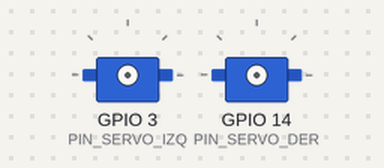
Simulated run of this sketch. Board: ESP32. Shown: 2 × servo. The camera gives no picture; what the sketch prints to the serial monitor is not drawn.

Above: at 0.0 s.
At 3.4 s:
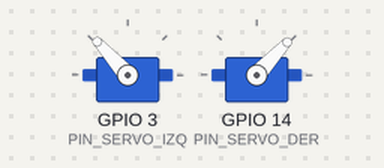
Timing chart, 0 to 4.9 s (numbered marks = the images above):
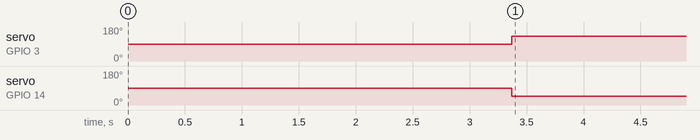

The sketch:

Prueba_servos.ino
```cpp
#include "esp_camera.h"
#include "board_config.h"
#include <ESP32Servo.h> // LIBRERÍA DE SERVOS

// =======================================================
// CONFIGURACIÓN DE PINES PARA SERVOS (MODO PRUEBA)
// =======================================================
#define PIN_SERVO_IZQ 3  // Señal Servo Izquierdo
#define PIN_SERVO_DER 14 // Señal Servo Derecho

Servo servoIzq;
Servo servoDer;

// --- MEDIDOR DE FPS ---
unsigned long tiempo_ultimo_fotograma = 0;
// ----------------------

void setup() {
  Serial.begin(115200);
  delay(3000);

  Serial.println("\n=========================================");
  Serial.println("  SISTEMA DE VISIÓN (MODO PRUEBA SERVOS) ");
  Serial.println("=========================================\n");

  // Asignar los pines a los objetos Servo
  servoIzq.attach(PIN_SERVO_IZQ);
  servoDer.attach(PIN_SERVO_DER);

  // Ponerlos en posición neutral (90 grados / parados) al arrancar
  servoIzq.write(90);
  servoDer.write(90);

  camera_config_t config;
  config.ledc_channel = LEDC_CHANNEL_0;
  config.ledc_timer = LEDC_TIMER_0;
  config.pin_d0 = Y2_GPIO_NUM; config.pin_d1 = Y3_GPIO_NUM;
  config.pin_d2 = Y4_GPIO_NUM; config.pin_d3 = Y5_GPIO_NUM;
  config.pin_d4 = Y6_GPIO_NUM; config.pin_d5 = Y7_GPIO_NUM;
  config.pin_d6 = Y8_GPIO_NUM; config.pin_d7 = Y9_GPIO_NUM;
  config.pin_xclk = XCLK_GPIO_NUM; config.pin_pclk = PCLK_GPIO_NUM;
  config.pin_vsync = VSYNC_GPIO_NUM; config.pin_href = HREF_GPIO_NUM;
  config.pin_sccb_sda = SIOD_GPIO_NUM; config.pin_sccb_scl = SIOC_GPIO_NUM;
  config.pin_pwdn = PWDN_GPIO_NUM; config.pin_reset = RESET_GPIO_NUM;
  config.xclk_freq_hz = 20000000;

  config.pixel_format = PIXFORMAT_RGB565;
  config.frame_size = FRAMESIZE_QVGA;
  config.grab_mode = CAMERA_GRAB_LATEST;
  config.fb_location = CAMERA_FB_IN_PSRAM;
  config.fb_count = 1;

  esp_err_t err = esp_camera_init(&config);
  if (err != ESP_OK) return;

  sensor_t * s = esp_camera_sensor_get();
  s->set_vflip(s, 1);
  s->set_whitebal(s, 0);
  s->set_awb_gain(s, 0);
  s->set_saturation(s, 2);
  s->set_brightness(s, -1);
  s->set_contrast(s, 1);
}

// Función de control adaptada para Servos
// Traduce el PWM bruto (-255 a 255) a grados de servo (0 a 180)
void moverMotores(int velIzq, int velDer) {
  // 1. Blindaje matemático (-255 a 255)
  velIzq = constrain(velIzq, -255, 255);
  velDer = constrain(velDer, -255, 255);

  // 2. Mapeo a grados (0 a 180)
  // -255 = 0 grados (Marcha atrás máxima)
  // 0    = 90 grados (Parado)
  // 255  = 180 grados (Marcha adelante máxima)
  int anguloIzq = map(velIzq, -255, 255, 0, 180);
  int anguloDer = map(velDer, -255, 255, 0, 180);

  // 3. Enviar la señal física a los servos
  servoIzq.write(anguloIzq);
  servoDer.write(anguloDer);
}

// Función de caza optimizada con ENTEROS (Calibrada para pantalla)
bool isTargetFast(uint8_t r, uint8_t g, uint8_t b) {
  // 1. Brillo mínimo: la pantalla emite mucha luz (R y B altos)
  if (r > 120 && b > 120) {
    // 2. Dominancia: Rojo y Azul deben superar al Verde.
    if (g < (r - 25) && g < (b - 25)) {
      // 3. Equilibrio: Rojo y azul deben ser similares para ser Fucsia
      if (abs(r - b) < 60) {
        return true;
      }
    }
  }
  return false;
}

// Variables globales simplificadas
enum EstadoRobot {
  ESTADO_BUSQUEDA,
  ESTADO_ATAQUE
};
EstadoRobot estado_actual = ESTADO_BUSQUEDA;

int ultima_X_conocida = 160;

const int CENTRO_CAMARA_X = 160;
const float Kp_CURVATURA = 1.2;
const int PWM_BASE_MAX = 255;
const int PWM_BUSQUEDA = 120;

void loop() {
  unsigned long tiempo_inicio = millis();

  camera_fb_t *fb = esp_camera_fb_get();
  if (!fb) return;

  uint16_t *pixels = (uint16_t *)fb->buf;
  int width = fb->width;
  int limite_suelo = fb->height - 60;

  long m00 = 0, m10 = 0, m01 = 0;

  // FASE 1: Binarización + Acreción + Momentos EN UNA SOLA PASADA
  for (int y = 0; y < limite_suelo; y += 2) {
    for (int x = 0; x < width; x += 2) {
      uint16_t raw_pixel = pixels[y * width + x];
      uint16_t pixel_real = (raw_pixel >> 8) | (raw_pixel << 8);

      uint8_t r = (pixel_real & 0xF800) >> 8;
      uint8_t g = (pixel_real & 0x07E0) >> 3;
      uint8_t b = (pixel_real & 0x001F) << 3;

      if (isTargetFast(r, g, b)) {
        m00 += 4;
        m10 += x * 4;
        m01 += y * 4;
      }
    }
  }

  // Medición de Rendimiento
  unsigned long tiempo_fin = millis();
  unsigned long tiempo_fotograma = tiempo_fin - tiempo_inicio;
  float fps = 1000.0 / tiempo_fotograma;

  Serial.println("\n--- TELEMETRÍA DE COMBATE ---");
  Serial.printf("[SISTEMA] Rendimiento: %.1f FPS (%.0f ms por frame)\n", fps, (float)tiempo_fotograma);

  // MFS Y NAVEGACIÓN
  if (m00 > 30) {
    estado_actual = ESTADO_ATAQUE;
    int centro_x = m10 / m00;
    ultima_X_conocida = centro_x;

    int error_x = centro_x - CENTRO_CAMARA_X;
    float correccion_giro = error_x * Kp_CURVATURA;

    int velocidad_ataque = PWM_BASE_MAX;
    if (m00 > 2000) velocidad_ataque = 150;
    if (m00 > 5000) velocidad_ataque = 0;

    int pwm_izq = velocidad_ataque + correccion_giro;
    int pwm_der = velocidad_ataque - correccion_giro;

    moverMotores(pwm_izq, pwm_der);

    Serial.printf("[ATAQUE] X:%d | Area:%ld | L:%d R:%d\n", centro_x, m00, pwm_izq, pwm_der);

  } else {
    estado_actual = ESTADO_BUSQUEDA;

    int pwm_izq = 0;
    int pwm_der = 0;

    if (ultima_X_conocida < CENTRO_CAMARA_X - 20) {
      pwm_izq = -PWM_BUSQUEDA;
      pwm_der = PWM_BUSQUEDA;
      Serial.println("[BUSQUEDA] Rotando a la IZQUIERDA");

    } else if (ultima_X_conocida > CENTRO_CAMARA_X + 20) {
      pwm_izq = PWM_BUSQUEDA;
      pwm_der = -PWM_BUSQUEDA;
      Serial.println("[BUSQUEDA] Rotando a la DERECHA");

    } else {
      pwm_izq = PWM_BUSQUEDA;
      pwm_der = -PWM_BUSQUEDA;
      Serial.println("[BUSQUEDA] Rotando a la DERECHA (Default)");
    }

    moverMotores(pwm_izq, pwm_der);
  }

  esp_camera_fb_return(fb);
}
```

board_config.h
```cpp
#ifndef BOARD_CONFIG_H
#define BOARD_CONFIG_H

//
// WARNING!!! PSRAM IC required for UXGA resolution and high JPEG quality
//            Ensure ESP32 Wrover Module or other board with PSRAM is selected
//            Partial images will be transmitted if image exceeds buffer size
//
//            You must select partition scheme from the board menu that has at least 3MB APP space.

// ===================
// Select camera model
// ===================
//#define CAMERA_MODEL_WROVER_KIT // Has PSRAM
//#define CAMERA_MODEL_ESP_EYE  // Has PSRAM
#define CAMERA_MODEL_ESP32S3_EYE // Has PSRAM
//#define CAMERA_MODEL_M5STACK_PSRAM // Has PSRAM
//#define CAMERA_MODEL_M5STACK_V2_PSRAM // M5Camera version B Has PSRAM
//#define CAMERA_MODEL_M5STACK_WIDE // Has PSRAM
//#define CAMERA_MODEL_M5STACK_ESP32CAM // No PSRAM
//#define CAMERA_MODEL_M5STACK_UNITCAM // No PSRAM
//#define CAMERA_MODEL_M5STACK_CAMS3_UNIT  // Has PSRAM
//#define CAMERA_MODEL_AI_THINKER // Has PSRAM
//#define CAMERA_MODEL_TTGO_T_JOURNAL // No PSRAM
//#define CAMERA_MODEL_XIAO_ESP32S3 // Has PSRAM
// ** Espressif Internal Boards **
//#define CAMERA_MODEL_ESP32_CAM_BOARD
//#define CAMERA_MODEL_ESP32S2_CAM_BOARD
//#define CAMERA_MODEL_ESP32S3_CAM_LCD
//#define CAMERA_MODEL_DFRobot_FireBeetle2_ESP32S3 // Has PSRAM
//#define CAMERA_MODEL_DFRobot_Romeo_ESP32S3 // Has PSRAM
#include "camera_pins.h"

#endif  // BOARD_CONFIG_H
```

camera_pins.h
```cpp
#if defined(CAMERA_MODEL_WROVER_KIT)
#define PWDN_GPIO_NUM  -1
#define RESET_GPIO_NUM -1
#define XCLK_GPIO_NUM  21
#define SIOD_GPIO_NUM  26
#define SIOC_GPIO_NUM  27

#define Y9_GPIO_NUM    35
#define Y8_GPIO_NUM    34
#define Y7_GPIO_NUM    39
#define Y6_GPIO_NUM    36
#define Y5_GPIO_NUM    19
#define Y4_GPIO_NUM    18
#define Y3_GPIO_NUM    5
#define Y2_GPIO_NUM    4
#define VSYNC_GPIO_NUM 25
#define HREF_GPIO_NUM  23
#define PCLK_GPIO_NUM  22

#elif defined(CAMERA_MODEL_ESP_EYE)
#define PWDN_GPIO_NUM  -1
#define RESET_GPIO_NUM -1
#define XCLK_GPIO_NUM  4
#define SIOD_GPIO_NUM  18
#define SIOC_GPIO_NUM  23

#define Y9_GPIO_NUM    36
#define Y8_GPIO_NUM    37
#define Y7_GPIO_NUM    38
#define Y6_GPIO_NUM    39
#define Y5_GPIO_NUM    35
#define Y4_GPIO_NUM    14
#define Y3_GPIO_NUM    13
#define Y2_GPIO_NUM    34
#define VSYNC_GPIO_NUM 5
#define HREF_GPIO_NUM  27
#define PCLK_GPIO_NUM  25

#define LED_GPIO_NUM 22

#elif defined(CAMERA_MODEL_M5STACK_PSRAM)
#define PWDN_GPIO_NUM  -1
#define RESET_GPIO_NUM 15
#define XCLK_GPIO_NUM  27
#define SIOD_GPIO_NUM  25
#define SIOC_GPIO_NUM  23

#define Y9_GPIO_NUM    19
#define Y8_GPIO_NUM    36
#define Y7_GPIO_NUM    18
#define Y6_GPIO_NUM    39
#define Y5_GPIO_NUM    5
#define Y4_GPIO_NUM    34
#define Y3_GPIO_NUM    35
#define Y2_GPIO_NUM    32
#define VSYNC_GPIO_NUM 22
#define HREF_GPIO_NUM  26
#define PCLK_GPIO_NUM  21

#elif defined(CAMERA_MODEL_M5STACK_V2_PSRAM)
#define PWDN_GPIO_NUM  -1
#define RESET_GPIO_NUM 15
#define XCLK_GPIO_NUM  27
#define SIOD_GPIO_NUM  22
#define SIOC_GPIO_NUM  23

#define Y9_GPIO_NUM    19
#define Y8_GPIO_NUM    36
#define Y7_GPIO_NUM    18
#define Y6_GPIO_NUM    39
#define Y5_GPIO_NUM    5
#define Y4_GPIO_NUM    34
#define Y3_GPIO_NUM    35
#define Y2_GPIO_NUM    32
#define VSYNC_GPIO_NUM 25
#define HREF_GPIO_NUM  26
#define PCLK_GPIO_NUM  21

#elif defined(CAMERA_MODEL_M5STACK_WIDE)
#define PWDN_GPIO_NUM  -1
#define RESET_GPIO_NUM 15
#define XCLK_GPIO_NUM  27
#define SIOD_GPIO_NUM  22
#define SIOC_GPIO_NUM  23

#define Y9_GPIO_NUM    19
#define Y8_GPIO_NUM    36
#define Y7_GPIO_NUM    18
#define Y6_GPIO_NUM    39
#define Y5_GPIO_NUM    5
#define Y4_GPIO_NUM    34
#define Y3_GPIO_NUM    35
#define Y2_GPIO_NUM    32
#define VSYNC_GPIO_NUM 25
#define HREF_GPIO_NUM  26
#define PCLK_GPIO_NUM  21

#define LED_GPIO_NUM 2

#elif defined(CAMERA_MODEL_M5STACK_ESP32CAM)
#define PWDN_GPIO_NUM  -1
#define RESET_GPIO_NUM 15
#define XCLK_GPIO_NUM  27
#define SIOD_GPIO_NUM  25
#define SIOC_GPIO_NUM  23

#define Y9_GPIO_NUM    19
#define Y8_GPIO_NUM    36
#define Y7_GPIO_NUM    18
#define Y6_GPIO_NUM    39
#define Y5_GPIO_NUM    5
#define Y4_GPIO_NUM    34
#define Y3_GPIO_NUM    35
#define Y2_GPIO_NUM    17
#define VSYNC_GPIO_NUM 22
#define HREF_GPIO_NUM  26
#define PCLK_GPIO_NUM  21

#elif defined(CAMERA_MODEL_M5STACK_UNITCAM)
#define PWDN_GPIO_NUM  -1
#define RESET_GPIO_NUM 15
#define XCLK_GPIO_NUM  27
#define SIOD_GPIO_NUM  25
#define SIOC_GPIO_NUM  23

#define Y9_GPIO_NUM    19
#define Y8_GPIO_NUM    36
#define Y7_GPIO_NUM    18
#define Y6_GPIO_NUM    39
#define Y5_GPIO_NUM    5
#define Y4_GPIO_NUM    34
#define Y3_GPIO_NUM    35
#define Y2_GPIO_NUM    32
#define VSYNC_GPIO_NUM 22
#define HREF_GPIO_NUM  26
#define PCLK_GPIO_NUM  21

#elif defined(CAMERA_MODEL_M5STACK_CAMS3_UNIT)
#define PWDN_GPIO_NUM  -1
#define RESET_GPIO_NUM 21
#define XCLK_GPIO_NUM  11
#define SIOD_GPIO_NUM  17
#define SIOC_GPIO_NUM  41

#define Y9_GPIO_NUM    13
#define Y8_GPIO_NUM    4
#define Y7_GPIO_NUM    10
#define Y6_GPIO_NUM    5
#define Y5_GPIO_NUM    7
#define Y4_GPIO_NUM    16
#define Y3_GPIO_NUM    15
#define Y2_GPIO_NUM    6
#define VSYNC_GPIO_NUM 42
#define HREF_GPIO_NUM  18
#define PCLK_GPIO_NUM  12

#define LED_GPIO_NUM 14

#elif defined(CAMERA_MODEL_AI_THINKER)
#define PWDN_GPIO_NUM  32
#define RESET_GPIO_NUM -1
#define XCLK_GPIO_NUM  0
#define SIOD_GPIO_NUM  26
#define SIOC_GPIO_NUM  27

#define Y9_GPIO_NUM    35
#define Y8_GPIO_NUM    34
#define Y7_GPIO_NUM    39
#define Y6_GPIO_NUM    36
#define Y5_GPIO_NUM    21
#define Y4_GPIO_NUM    19
#define Y3_GPIO_NUM    18
#define Y2_GPIO_NUM    5
#define VSYNC_GPIO_NUM 25
#define HREF_GPIO_NUM  23
#define PCLK_GPIO_NUM  22

// 4 for flash led or 33 for normal led
#define LED_GPIO_NUM   4

#elif defined(CAMERA_MODEL_TTGO_T_JOURNAL)
#define PWDN_GPIO_NUM  0
#define RESET_GPIO_NUM 15
#define XCLK_GPIO_NUM  27
#define SIOD_GPIO_NUM  25
#define SIOC_GPIO_NUM  23

#define Y9_GPIO_NUM    19
#define Y8_GPIO_NUM    36
#define Y7_GPIO_NUM    18
#define Y6_GPIO_NUM    39
#define Y5_GPIO_NUM    5
#define Y4_GPIO_NUM    34
#define Y3_GPIO_NUM    35
#define Y2_GPIO_NUM    17
#define VSYNC_GPIO_NUM 22
#define HREF_GPIO_NUM  26
#define PCLK_GPIO_NUM  21

#elif defined(CAMERA_MODEL_XIAO_ESP32S3)
#define PWDN_GPIO_NUM  -1
#define RESET_GPIO_NUM -1
#define XCLK_GPIO_NUM  10
#define SIOD_GPIO_NUM  40
#define SIOC_GPIO_NUM  39

#define Y9_GPIO_NUM    48
#define Y8_GPIO_NUM    11
#define Y7_GPIO_NUM    12
#define Y6_GPIO_NUM    14
#define Y5_GPIO_NUM    16
#define Y4_GPIO_NUM    18
#define Y3_GPIO_NUM    17
#define Y2_GPIO_NUM    15
#define VSYNC_GPIO_NUM 38
#define HREF_GPIO_NUM  47
#define PCLK_GPIO_NUM  13

#elif defined(CAMERA_MODEL_ESP32_CAM_BOARD)
// The 18 pin header on the board has Y5 and Y3 swapped
#define USE_BOARD_HEADER 0
#define PWDN_GPIO_NUM    32
#define RESET_GPIO_NUM   33
#define XCLK_GPIO_NUM    4
#define SIOD_GPIO_NUM    18
#define SIOC_GPIO_NUM    23

#define Y9_GPIO_NUM 36
#define Y8_GPIO_NUM 19
#define Y7_GPIO_NUM 21
#define Y6_GPIO_NUM 39
#if USE_BOARD_HEADER
#define Y5_GPIO_NUM 13
#else
#define Y5_GPIO_NUM 35
#endif
#define Y4_GPIO_NUM 14
#if USE_BOARD_HEADER
#define Y3_GPIO_NUM 35
#else
#define Y3_GPIO_NUM 13
#endif
#define Y2_GPIO_NUM    34
#define VSYNC_GPIO_NUM 5
#define HREF_GPIO_NUM  27
#define PCLK_GPIO_NUM  25

#elif defined(CAMERA_MODEL_ESP32S3_CAM_LCD)
#define PWDN_GPIO_NUM  -1
#define RESET_GPIO_NUM -1
#define XCLK_GPIO_NUM  40
#define SIOD_GPIO_NUM  17
#define SIOC_GPIO_NUM  18

#define Y9_GPIO_NUM    39
#define Y8_GPIO_NUM    41
#define Y7_GPIO_NUM    42
#define Y6_GPIO_NUM    12
#define Y5_GPIO_NUM    3
#define Y4_GPIO_NUM    14
#define Y3_GPIO_NUM    47
#define Y2_GPIO_NUM    13
#define VSYNC_GPIO_NUM 21
#define HREF_GPIO_NUM  38
#define PCLK_GPIO_NUM  11

#elif defined(CAMERA_MODEL_ESP32S2_CAM_BOARD)
// The 18 pin header on the board has Y5 and Y3 swapped
#define USE_BOARD_HEADER 0
#define PWDN_GPIO_NUM    1
#define RESET_GPIO_NUM   2
#define XCLK_GPIO_NUM    42
#define SIOD_GPIO_NUM    41
#define SIOC_GPIO_NUM    18

#define Y9_GPIO_NUM 16
#define Y8_GPIO_NUM 39
#define Y7_GPIO_NUM 40
#define Y6_GPIO_NUM 15
#if USE_BOARD_HEADER
#define Y5_GPIO_NUM 12
#else
#define Y5_GPIO_NUM 13
#endif
#define Y4_GPIO_NUM 5
#if USE_BOARD_HEADER
#define Y3_GPIO_NUM 13
#else
#define Y3_GPIO_NUM 12
#endif
#define Y2_GPIO_NUM    14
#define VSYNC_GPIO_NUM 38
#define HREF_GPIO_NUM  4
#define PCLK_GPIO_NUM  3

#elif defined(CAMERA_MODEL_ESP32S3_EYE)
#define PWDN_GPIO_NUM  -1
#define RESET_GPIO_NUM -1
#define XCLK_GPIO_NUM  15
#define SIOD_GPIO_NUM  4
#define SIOC_GPIO_NUM  5

#define Y2_GPIO_NUM 11
#define Y3_GPIO_NUM 9
#define Y4_GPIO_NUM 8
#define Y5_GPIO_NUM 10
#define Y6_GPIO_NUM 12
#define Y7_GPIO_NUM 18
#define Y8_GPIO_NUM 17
#define Y9_GPIO_NUM 16

#define VSYNC_GPIO_NUM 6
#define HREF_GPIO_NUM  7
#define PCLK_GPIO_NUM  13

#elif defined(CAMERA_MODEL_DFRobot_FireBeetle2_ESP32S3) || defined(CAMERA_MODEL_DFRobot_Romeo_ESP32S3)
#define PWDN_GPIO_NUM  -1
#define RESET_GPIO_NUM -1
#define XCLK_GPIO_NUM  45
#define SIOD_GPIO_NUM  1
#define SIOC_GPIO_NUM  2

#define Y9_GPIO_NUM    48
#define Y8_GPIO_NUM    46
#define Y7_GPIO_NUM    8
#define Y6_GPIO_NUM    7
#define Y5_GPIO_NUM    4
#define Y4_GPIO_NUM    41
#define Y3_GPIO_NUM    40
#define Y2_GPIO_NUM    39
#define VSYNC_GPIO_NUM 6
#define HREF_GPIO_NUM  42
#define PCLK_GPIO_NUM  5

#else
#error "Camera model not selected"
#endif
```

Measured:
- by itself, servo on GPIO 3 (PIN_SERVO_IZQ): 90° → 132° at 3.4 s
- by itself, servo on GPIO 14 (PIN_SERVO_DER): 90° → 47° at 3.4 s
